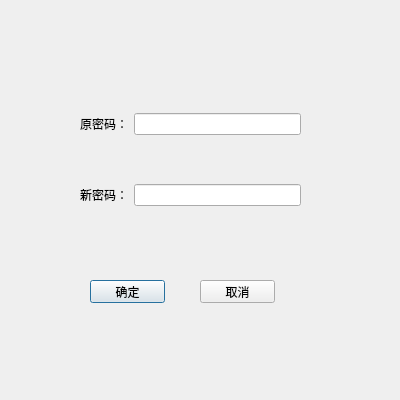
<?xml version="1.0" encoding="UTF-8"?>
<ui version="4.0">
 <class>ChangeCreaterPasswordDialog</class>
 <widget class="QDialog" name="ChangeCreaterPasswordDialog">
  <property name="geometry">
   <rect>
    <x>0</x>
    <y>0</y>
    <width>400</width>
    <height>400</height>
   </rect>
  </property>
  <property name="minimumSize">
   <size>
    <width>400</width>
    <height>400</height>
   </size>
  </property>
  <property name="maximumSize">
   <size>
    <width>400</width>
    <height>400</height>
   </size>
  </property>
  <property name="windowTitle">
   <string>Dialog</string>
  </property>
  <widget class="QWidget" name="layoutWidget">
   <property name="geometry">
    <rect>
     <x>80</x>
     <y>70</y>
     <width>221</width>
     <height>181</height>
    </rect>
   </property>
   <layout class="QVBoxLayout" name="verticalLayout">
    <item>
     <layout class="QHBoxLayout" name="horizontalLayout">
      <item>
       <widget class="QLabel" name="label">
        <property name="text">
         <string>原密码：</string>
        </property>
       </widget>
      </item>
      <item>
       <widget class="QLineEdit" name="edtOldPass">
        <property name="echoMode">
         <enum>QLineEdit::Password</enum>
        </property>
       </widget>
      </item>
     </layout>
    </item>
    <item>
     <layout class="QHBoxLayout" name="horizontalLayout_2">
      <item>
       <widget class="QLabel" name="label_2">
        <property name="text">
         <string>新密码：</string>
        </property>
       </widget>
      </item>
      <item>
       <widget class="QLineEdit" name="edtNewPass">
        <property name="echoMode">
         <enum>QLineEdit::Password</enum>
        </property>
       </widget>
      </item>
     </layout>
    </item>
   </layout>
  </widget>
  <widget class="QPushButton" name="pbtYes">
   <property name="geometry">
    <rect>
     <x>90</x>
     <y>280</y>
     <width>75</width>
     <height>23</height>
    </rect>
   </property>
   <property name="text">
    <string>确定</string>
   </property>
  </widget>
  <widget class="QPushButton" name="pbtNo">
   <property name="geometry">
    <rect>
     <x>200</x>
     <y>280</y>
     <width>75</width>
     <height>23</height>
    </rect>
   </property>
   <property name="text">
    <string>取消</string>
   </property>
  </widget>
 </widget>
 <resources/>
 <connections/>
</ui>
